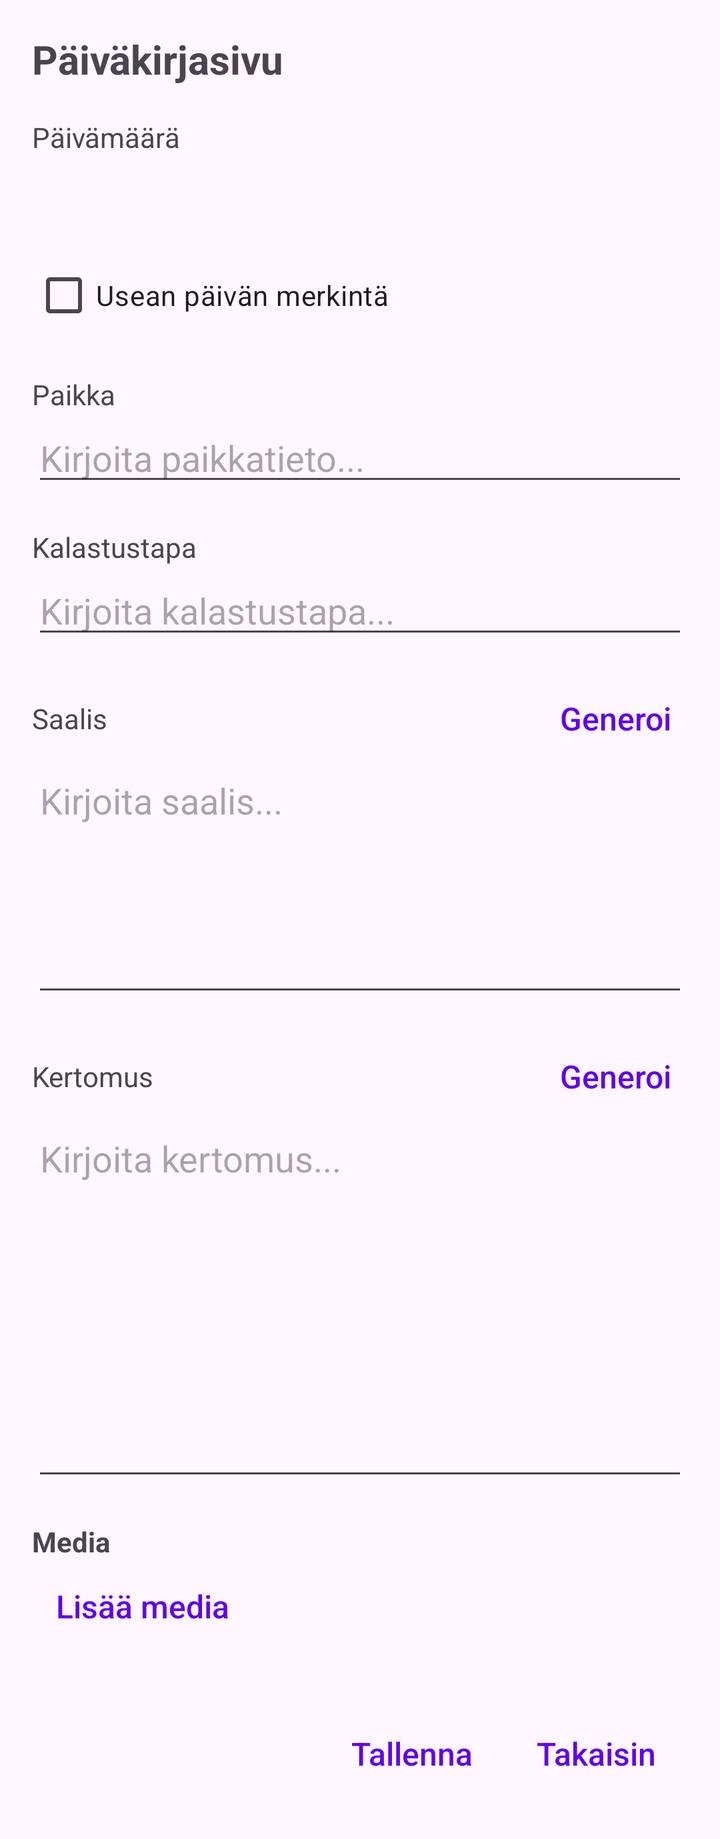
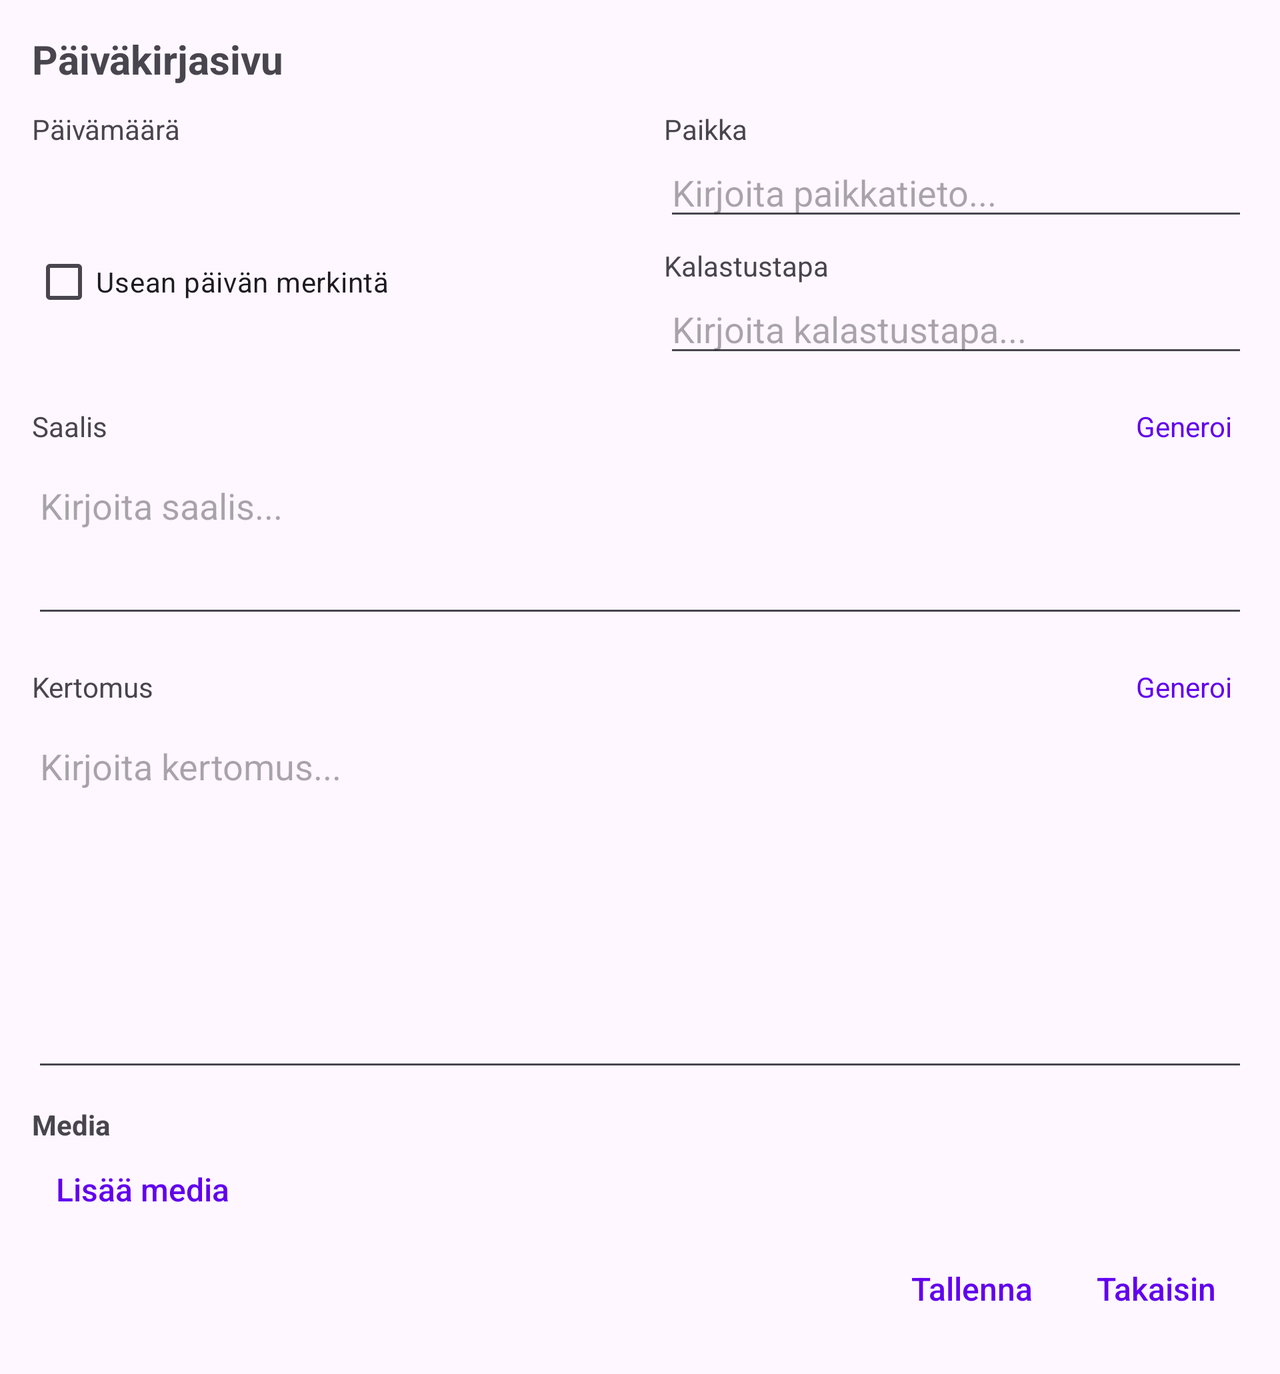

Two renders of one Android screen. The first uses the default layout on a phone; the second uses the alternative layout the repository ships for a different screen configuration, on a matching device. The two XML files are below.
<!-- AndroidManifest.xml: application theme Theme.KalaKartta -->
<!-- res/layout/activity_edit_diary_page.xml -->
<?xml version="1.0" encoding="utf-8"?>
<ScrollView xmlns:android="http://schemas.android.com/apk/res/android" android:id="@+id/editorRoot" android:layout_width="match_parent" android:layout_height="match_parent" android:fillViewport="true">
    <LinearLayout android:id="@+id/editorContent" android:layout_width="match_parent" android:layout_height="wrap_content" android:orientation="vertical" android:padding="16dp">
        <TextView android:id="@+id/diaryPageTitle" android:layout_width="match_parent" android:layout_height="wrap_content" android:text="Päiväkirjasivu" android:textSize="20sp" android:textStyle="bold" android:layout_marginBottom="16dp" />
        <TextView android:layout_width="wrap_content" android:layout_height="wrap_content" android:text="Päivämäärä" />
        <TextView android:id="@+id/startDateText" android:layout_width="match_parent" android:layout_height="wrap_content" android:padding="12dp" android:textSize="16sp" android:clickable="true" android:focusable="true" android:background="?attr/selectableItemBackground" />
        <CheckBox android:id="@+id/multiDayCheckBox" android:layout_width="wrap_content" android:layout_height="wrap_content" android:text="Usean päivän merkintä" />
        <LinearLayout android:id="@+id/endDateContainer" android:layout_width="match_parent" android:layout_height="wrap_content" android:orientation="vertical" android:visibility="gone">
            <TextView android:layout_width="wrap_content" android:layout_height="wrap_content" android:text="Loppupäivämäärä" />
            <TextView android:id="@+id/endDateText" android:layout_width="match_parent" android:layout_height="wrap_content" android:padding="12dp" android:textSize="16sp" android:clickable="true" android:focusable="true" android:background="?attr/selectableItemBackground" />
        </LinearLayout>
        <TextView android:layout_width="wrap_content" android:layout_height="wrap_content" android:text="Paikka" android:layout_marginTop="16dp" />
        <EditText android:id="@+id/locationEdit" android:layout_width="match_parent" android:layout_height="wrap_content" android:hint="Kirjoita paikkatieto..." />
        <TextView android:layout_width="wrap_content" android:layout_height="wrap_content" android:text="Kalastustapa" android:layout_marginTop="16dp" />
        <EditText android:id="@+id/fishingMethodEdit" android:layout_width="match_parent" android:layout_height="wrap_content" android:hint="Kirjoita kalastustapa..." />
        <LinearLayout android:layout_width="match_parent" android:layout_height="wrap_content" android:orientation="horizontal" android:gravity="center_vertical" android:layout_marginTop="16dp"><TextView android:layout_width="0dp" android:layout_height="wrap_content" android:layout_weight="1" android:text="Saalis" /><TextView android:id="@+id/generateCatchButton" style="@style/TextAppearance.KalaKartta.ActionLink" android:layout_width="wrap_content" android:layout_height="wrap_content" android:text="Generoi" android:padding="8dp" android:clickable="true" android:focusable="true" /></LinearLayout>
        <EditText android:id="@+id/catchEdit" android:layout_width="match_parent" android:layout_height="wrap_content" android:minLines="5" android:gravity="top" android:inputType="textMultiLine" android:hint="Kirjoita saalis..." />
        <LinearLayout android:layout_width="match_parent" android:layout_height="wrap_content" android:orientation="horizontal" android:gravity="center_vertical" android:layout_marginTop="16dp"><TextView android:layout_width="0dp" android:layout_height="wrap_content" android:layout_weight="1" android:text="Kertomus" /><TextView android:id="@+id/generateStoryButton" style="@style/TextAppearance.KalaKartta.ActionLink" android:layout_width="wrap_content" android:layout_height="wrap_content" android:text="Generoi" android:padding="8dp" android:clickable="true" android:focusable="true" /></LinearLayout>
        <EditText android:id="@+id/storyEdit" android:layout_width="match_parent" android:layout_height="wrap_content" android:minLines="8" android:gravity="top" android:inputType="textMultiLine|textCapSentences" android:hint="Kirjoita kertomus..." />
        <TextView android:layout_width="wrap_content" android:layout_height="wrap_content" android:text="Media" android:textStyle="bold" android:layout_marginTop="16dp" />
        <LinearLayout android:id="@+id/mediaListLayout" android:layout_width="match_parent" android:layout_height="wrap_content" android:orientation="vertical" />
        <TextView android:id="@+id/addMediaButton" style="@style/TextAppearance.KalaKartta.ActionLink" android:layout_width="wrap_content" android:layout_height="wrap_content" android:text="Lisää media" android:padding="12dp" android:clickable="true" android:focusable="true" />
        <LinearLayout android:layout_width="match_parent" android:layout_height="wrap_content" android:orientation="horizontal" android:gravity="end" android:layout_marginTop="24dp">
            <TextView android:id="@+id/saveButton" style="@style/TextAppearance.KalaKartta.ActionLink" android:layout_width="wrap_content" android:layout_height="wrap_content" android:text="Tallenna" android:padding="16dp" android:clickable="true" android:focusable="true" />
            <TextView android:id="@+id/backButton" style="@style/TextAppearance.KalaKartta.ActionLink" android:layout_width="wrap_content" android:layout_height="wrap_content" android:text="@string/back" android:padding="16dp" android:clickable="true" android:focusable="true" />
        </LinearLayout>
    </LinearLayout>
</ScrollView>
<!-- resources referenced by this layout -->
<resources>
  <string name="back">Takaisin</string>
  <style name="TextAppearance.KalaKartta.ActionLink" parent="TextAppearance.KalaKartta.MenuLink">
          <item name="android:textColor">@color/link_color</item>
      </style>
  <style name="Theme.KalaKartta" parent="Base.Theme.KalaKartta" />
  <style name="TextAppearance.KalaKartta.MenuLink" parent="">
          <item name="android:fontFamily">sans-serif-medium</item>
          <item name="android:textSize">16sp</item>
          <item name="android:textColor">?android:attr/textColorPrimary</item>
          <item name="android:textStyle">normal</item>
      </style>
  <color name="link_color">#6200EE</color>
  <style name="Base.Theme.KalaKartta" parent="Theme.Material3.DayNight.NoActionBar">
          
          <item name="colorPrimary">#6200EE</item>
          <item name="colorOnPrimary">#FFFFFF</item>
          <item name="editTextStyle">@style/Widget.AppCompat.EditText</item>
          <item name="android:spinnerStyle">@style/Widget.AppCompat.Spinner</item>
          <item name="alertDialogTheme">@style/ThemeOverlay.KalaKartta.Dialog.Alert</item>
          <item name="materialAlertDialogTheme">@style/ThemeOverlay.KalaKartta.MaterialAlertDialog</item>
          <item name="android:datePickerDialogTheme">@style/ThemeOverlay.KalaKartta.Dialog.Alert</item>
          <item name="android:timePickerDialogTheme">@style/ThemeOverlay.KalaKartta.Dialog.Alert</item>
      </style>
  <style name="ThemeOverlay.KalaKartta.Dialog.Alert" parent="ThemeOverlay.Material3.Dialog.Alert">
          <item name="android:windowBackground">@drawable/kala_dialog_background</item>
      </style>
  <style name="ThemeOverlay.KalaKartta.MaterialAlertDialog" parent="ThemeOverlay.Material3.MaterialAlertDialog">
          <item name="shapeAppearanceOverlay">@style/ShapeAppearanceOverlay.KalaKartta.Dialog</item>
      </style>
  <!-- drawable kala_dialog_background (drawable) -->
  <?xml version="1.0" encoding="utf-8"?>
  <inset xmlns:android="http://schemas.android.com/apk/res/android"
      android:insetLeft="16dp"
      android:insetTop="16dp"
      android:insetRight="16dp"
      android:insetBottom="16dp">
  
      <shape android:shape="rectangle">
          <corners android:radius="28dp" />
          <solid android:color="?attr/colorSurface" />
      </shape>
  </inset>
  <style name="ShapeAppearanceOverlay.KalaKartta.Dialog" parent="">
          <item name="cornerSize">28dp</item>
      </style>
</resources>
<!-- res/layout-land/activity_edit_diary_page.xml (the repository's variant of the layout above) -->
<!-- drawn on the phone turned sideways -->
<?xml version="1.0" encoding="utf-8"?>
<ScrollView xmlns:android="http://schemas.android.com/apk/res/android" android:id="@+id/editorRoot" android:layout_width="match_parent" android:layout_height="match_parent" android:fillViewport="true">
    <LinearLayout android:id="@+id/editorContent" android:layout_width="match_parent" android:layout_height="wrap_content" android:orientation="vertical" android:padding="16dp">
        <TextView android:id="@+id/diaryPageTitle" android:layout_width="match_parent" android:layout_height="wrap_content" android:text="Päiväkirjasivu" android:textSize="20sp" android:textStyle="bold" android:layout_marginBottom="12dp" />
        <LinearLayout android:layout_width="match_parent" android:layout_height="wrap_content" android:orientation="horizontal" android:baselineAligned="false">
            <LinearLayout android:layout_width="0dp" android:layout_height="wrap_content" android:layout_weight="1" android:orientation="vertical" android:paddingEnd="12dp">
                <TextView android:layout_width="wrap_content" android:layout_height="wrap_content" android:text="Päivämäärä" />
                <TextView android:id="@+id/startDateText" android:layout_width="match_parent" android:layout_height="wrap_content" android:padding="12dp" android:clickable="true" android:focusable="true" android:background="?attr/selectableItemBackground" />
                <CheckBox android:id="@+id/multiDayCheckBox" android:layout_width="wrap_content" android:layout_height="wrap_content" android:text="Usean päivän merkintä" />
                <LinearLayout android:id="@+id/endDateContainer" android:layout_width="match_parent" android:layout_height="wrap_content" android:orientation="vertical" android:visibility="gone">
                    <TextView android:layout_width="wrap_content" android:layout_height="wrap_content" android:text="Loppupäivämäärä" />
                    <TextView android:id="@+id/endDateText" android:layout_width="match_parent" android:layout_height="wrap_content" android:padding="12dp" android:clickable="true" android:focusable="true" android:background="?attr/selectableItemBackground" />
                </LinearLayout>
            </LinearLayout>
            <LinearLayout android:layout_width="0dp" android:layout_height="wrap_content" android:layout_weight="1" android:orientation="vertical" android:paddingStart="12dp">
                <TextView android:layout_width="wrap_content" android:layout_height="wrap_content" android:text="Paikka" />
                <EditText android:id="@+id/locationEdit" android:layout_width="match_parent" android:layout_height="wrap_content" android:hint="Kirjoita paikkatieto..." />
                <TextView android:layout_width="wrap_content" android:layout_height="wrap_content" android:text="Kalastustapa" android:layout_marginTop="8dp" />
                <EditText android:id="@+id/fishingMethodEdit" android:layout_width="match_parent" android:layout_height="wrap_content" android:hint="Kirjoita kalastustapa..." />
            </LinearLayout>
        </LinearLayout>
        <LinearLayout android:layout_width="match_parent" android:layout_height="wrap_content" android:orientation="horizontal" android:gravity="center_vertical" android:layout_marginTop="12dp"><TextView android:layout_width="0dp" android:layout_height="wrap_content" android:layout_weight="1" android:text="Saalis" /><TextView android:id="@+id/generateCatchButton" android:layout_width="wrap_content" android:layout_height="wrap_content" android:text="Generoi" android:textColor="@color/link_color" android:padding="8dp" android:clickable="true" android:focusable="true" /></LinearLayout>
        <EditText android:id="@+id/catchEdit" android:layout_width="match_parent" android:layout_height="wrap_content" android:minLines="3" android:gravity="top" android:inputType="textMultiLine" android:hint="Kirjoita saalis..." />
        <LinearLayout android:layout_width="match_parent" android:layout_height="wrap_content" android:orientation="horizontal" android:gravity="center_vertical" android:layout_marginTop="12dp"><TextView android:layout_width="0dp" android:layout_height="wrap_content" android:layout_weight="1" android:text="Kertomus" /><TextView android:id="@+id/generateStoryButton" android:layout_width="wrap_content" android:layout_height="wrap_content" android:text="Generoi" android:textColor="@color/link_color" android:padding="8dp" android:clickable="true" android:focusable="true" /></LinearLayout>
        <EditText android:id="@+id/storyEdit" android:layout_width="match_parent" android:layout_height="180dp" android:gravity="top" android:inputType="textMultiLine|textCapSentences" android:hint="Kirjoita kertomus..." />
        <TextView android:layout_width="wrap_content" android:layout_height="wrap_content" android:text="Media" android:textStyle="bold" android:layout_marginTop="12dp" />
        <LinearLayout android:id="@+id/mediaListLayout" android:layout_width="match_parent" android:layout_height="wrap_content" android:orientation="vertical" />
        <TextView android:id="@+id/addMediaButton" style="@style/TextAppearance.KalaKartta.ActionLink" android:layout_width="wrap_content" android:layout_height="wrap_content" android:text="Lisää media" android:padding="12dp" android:clickable="true" android:focusable="true" />
        <LinearLayout android:layout_width="match_parent" android:layout_height="wrap_content" android:gravity="end">
            <TextView android:id="@+id/saveButton" style="@style/TextAppearance.KalaKartta.ActionLink" android:layout_width="wrap_content" android:layout_height="wrap_content" android:text="Tallenna" android:padding="16dp" android:clickable="true" android:focusable="true" />
             <TextView android:id="@+id/backButton" style="@style/TextAppearance.KalaKartta.ActionLink" android:layout_width="wrap_content" android:layout_height="wrap_content" android:text="@string/back" android:padding="16dp" android:clickable="true" android:focusable="true" />
        </LinearLayout>
    </LinearLayout>
</ScrollView>
<!-- resources referenced by the variant -->
<!-- as the phone turned sideways resolves them -->
<resources>
  <color name="link_color">#6200EE</color>
  <string name="back">Takaisin</string>
  <style name="TextAppearance.KalaKartta.ActionLink" parent="TextAppearance.KalaKartta.MenuLink">
          <item name="android:textColor">@color/link_color</item>
      </style>
  <style name="Theme.KalaKartta" parent="Base.Theme.KalaKartta" />
  <style name="TextAppearance.KalaKartta.MenuLink" parent="">
          <item name="android:fontFamily">sans-serif-medium</item>
          <item name="android:textSize">16sp</item>
          <item name="android:textColor">?android:attr/textColorPrimary</item>
          <item name="android:textStyle">normal</item>
      </style>
  <style name="Base.Theme.KalaKartta" parent="Theme.Material3.DayNight.NoActionBar">
          
          <item name="colorPrimary">#6200EE</item>
          <item name="colorOnPrimary">#FFFFFF</item>
          <item name="editTextStyle">@style/Widget.AppCompat.EditText</item>
          <item name="android:spinnerStyle">@style/Widget.AppCompat.Spinner</item>
          <item name="alertDialogTheme">@style/ThemeOverlay.KalaKartta.Dialog.Alert</item>
          <item name="materialAlertDialogTheme">@style/ThemeOverlay.KalaKartta.MaterialAlertDialog</item>
          <item name="android:datePickerDialogTheme">@style/ThemeOverlay.KalaKartta.Dialog.Alert</item>
          <item name="android:timePickerDialogTheme">@style/ThemeOverlay.KalaKartta.Dialog.Alert</item>
      </style>
  <style name="ThemeOverlay.KalaKartta.Dialog.Alert" parent="ThemeOverlay.Material3.Dialog.Alert">
          <item name="android:windowBackground">@drawable/kala_dialog_background</item>
      </style>
  <style name="ThemeOverlay.KalaKartta.MaterialAlertDialog" parent="ThemeOverlay.Material3.MaterialAlertDialog">
          <item name="shapeAppearanceOverlay">@style/ShapeAppearanceOverlay.KalaKartta.Dialog</item>
      </style>
  <!-- drawable kala_dialog_background (drawable) -->
  <?xml version="1.0" encoding="utf-8"?>
  <inset xmlns:android="http://schemas.android.com/apk/res/android"
      android:insetLeft="16dp"
      android:insetTop="16dp"
      android:insetRight="16dp"
      android:insetBottom="16dp">
  
      <shape android:shape="rectangle">
          <corners android:radius="28dp" />
          <solid android:color="?attr/colorSurface" />
      </shape>
  </inset>
  <style name="ShapeAppearanceOverlay.KalaKartta.Dialog" parent="">
          <item name="cornerSize">28dp</item>
      </style>
</resources>
